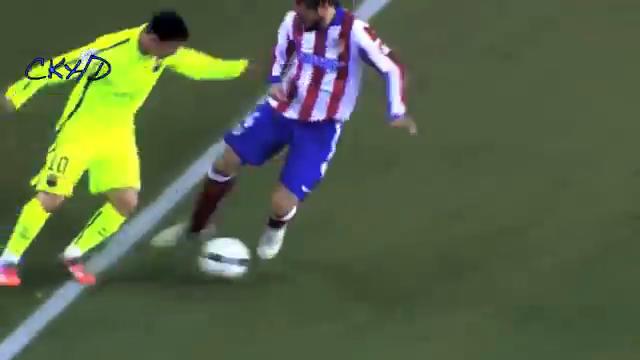
#> input picture frame 76 of umic training/opencv_training/opencv-object-tracking/messi1.mp4, 640 x 360 px, given in place of messi.mp4, which was not available
$ python 4.4.py   (Python 2 division)   (older library calls are emulated)
#> lines starting #> are read from the running program, lines starting #| are printed output that depends on the picture; after the words box and inside, x2 and y2 are one past the last pixel; in counts of white or black regions, pixels touching at a corner belong together; pictures that were not available may be replaced by others from this repository, and a replacement may not be noted
import cv2
import os
import numpy as np

#Reading the video
vidcap = cv2.VideoCapture('/home/panyam/Desktop/opencv-object-tracking/messi.mp4')
success,image = vidcap.read()
#> image is the input picture: shape (360, 640, 3); mean B, G, R 71.3, 101.2, 88.6
count = 0
success = True
idx = 0

#Read the video frame by frame
while success:
	#converting into hsv image
	hsv = cv2.cvtColor(image,cv2.COLOR_BGR2HSV)
#> hsv: shape (360, 640, 3); mean H, S, V 54.1, 93.2, 108.1
	#green range
	lower_green = np.array([40,40, 40])
	upper_green = np.array([70, 255, 255])
	#blue range
	lower_blue = np.array([110,50,50])
	upper_blue = np.array([130,255,255])

	#Red range
	lower_red = np.array([0,31,255])
	upper_red = np.array([176,255,255])

	#white range
	lower_white = np.array([0,0,0])
	upper_white = np.array([0,0,255])

    #Define a mask ranging from lower to uppper
	mask = cv2.inRange(hsv, lower_green, upper_green)
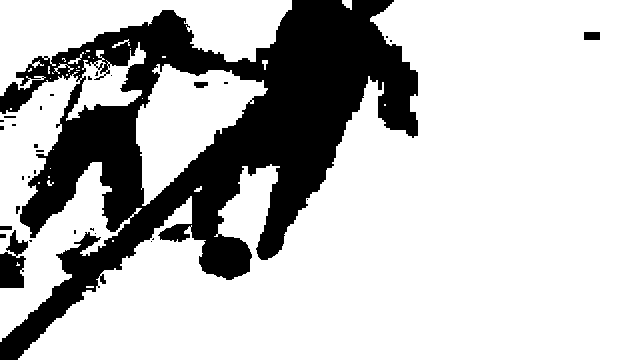
#> mask: shape (360, 640); 75.7% white; 31 black regions (23 under 20 px), largest, box (x1, y1, x2, y2) and area: (0, 0, 418, 360) 54445, (0, 230, 28, 288) 1027, (584, 32, 600, 40) 128
    #Do masking
	res = cv2.bitwise_and(image, image, mask=mask)
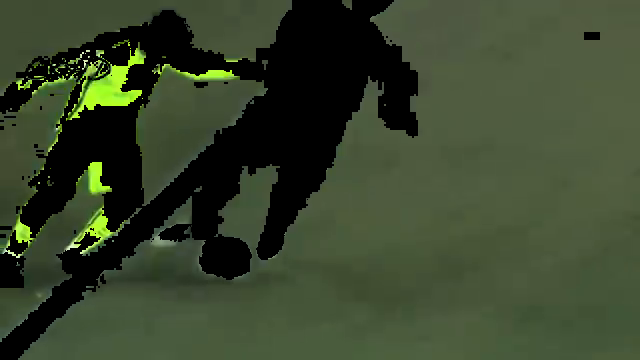
#> res: shape (360, 640, 3); mean B, G, R 44.2, 68.1, 56.6
	#convert to hsv to gray
	res_bgr = cv2.cvtColor(res,cv2.COLOR_HSV2BGR)
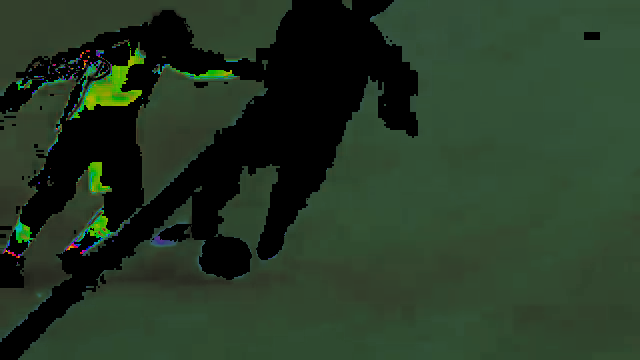
#> res_bgr: shape (360, 640, 3); mean B, G, R 36.9, 56.2, 37.9
	res_gray = cv2.cvtColor(res,cv2.COLOR_BGR2GRAY)
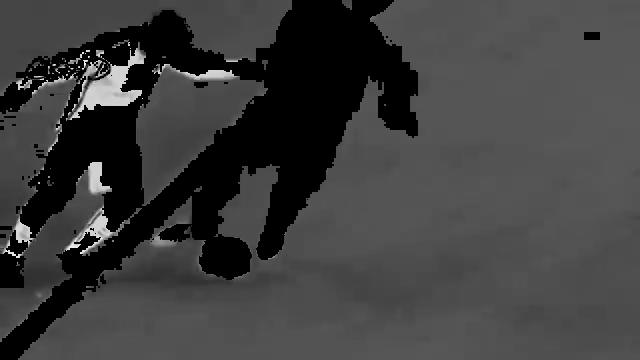
#> res_gray: shape (360, 640); min 0, max 246, mean 61.9

    #Defining a kernel to do morphological operation in threshold image to
    #get better output.
	kernel = np.ones((13,13),np.uint8)
	thresh = cv2.threshold(res_gray,127,255,cv2.THRESH_BINARY_INV | cv2.THRESH_OTSU)[1]
#> thresh: shape (360, 640); 24.3% white; 31 white regions (23 under 20 px), largest, box (x1, y1, x2, y2) and area: (0, 0, 418, 360) 54538, (0, 230, 28, 288) 1027, (584, 32, 600, 40) 128
	thresh = cv2.morphologyEx(thresh, cv2.MORPH_CLOSE, kernel)
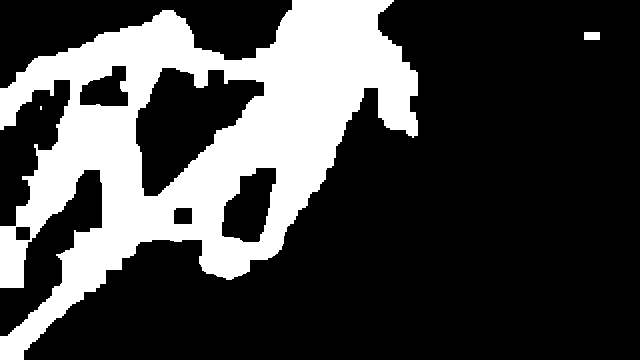
#> thresh: shape (360, 640); 26.7% white; 3 white regions (1 under 20 px)


    #find contours in threshold image
	im2,contours,hierarchy = cv2.findContours(thresh,cv2.RETR_TREE,cv2.CHAIN_APPROX_SIMPLE)
#> contours = 8 contours, 1 with area under 20; largest, box (x1, y1, x2, y2) and area: (0, 0, 418, 360) 73501, (135, 67, 265, 197) 9062, (221, 167, 277, 243) 2778, (79, 65, 129, 107) 1396, (173, 207, 193, 225) 316, (15, 226, 31, 241) 208, (584, 32, 600, 40) 105


	prev = 0
	font = cv2.FONT_HERSHEY_SIMPLEX

	for c in contours:
		x,y,w,h = cv2.boundingRect(c)

		#Detect players
		if(h>=(1.5)*w):
			if(w>15 and h>= 15):
				idx = idx+1
				player_img = image[y:y+h,x:x+w]
				player_hsv = cv2.cvtColor(player_img,cv2.COLOR_BGR2HSV)
				#If player has blue jersy
				mask1 = cv2.inRange(player_hsv, lower_blue, upper_blue)
				res1 = cv2.bitwise_and(player_img, player_img, mask=mask1)
				res1 = cv2.cvtColor(res1,cv2.COLOR_HSV2BGR)
				res1 = cv2.cvtColor(res1,cv2.COLOR_BGR2GRAY)
				nzCount = cv2.countNonZero(res1)
				#If player has red jersy
				mask2 = cv2.inRange(player_hsv, lower_red, upper_red)
				res2 = cv2.bitwise_and(player_img, player_img, mask=mask2)
				res2 = cv2.cvtColor(res2,cv2.COLOR_HSV2BGR)
				res2 = cv2.cvtColor(res2,cv2.COLOR_BGR2GRAY)
				nzCountred = cv2.countNonZero(res2)

				if(nzCount >= 20):
					#Mark blue jersy players as france
					cv2.putText(image, 'France', (x-2, y-2), font, 0.8, (255,0,0), 2, cv2.LINE_AA)
					cv2.rectangle(image,(x,y),(x+w,y+h),(255,0,0),3)
				else:
					pass
				if(nzCountred>=20):
					#Mark red jersy players as belgium
					cv2.putText(image, 'Belgium', (x-2, y-2), font, 0.8, (0,0,255), 2, cv2.LINE_AA)
					cv2.rectangle(image,(x,y),(x+w,y+h),(0,0,255),3)
				else:
					pass
		if((h>=1 and w>=1) and (h<=30 and w<=30)):
			player_img = image[y:y+h,x:x+w]

			player_hsv = cv2.cvtColor(player_img,cv2.COLOR_BGR2HSV)
			#white ball  detection
			mask1 = cv2.inRange(player_hsv, lower_white, upper_white)
			res1 = cv2.bitwise_and(player_img, player_img, mask=mask1)
			res1 = cv2.cvtColor(res1,cv2.COLOR_HSV2BGR)
			res1 = cv2.cvtColor(res1,cv2.COLOR_BGR2GRAY)
			nzCount = cv2.countNonZero(res1)


			if(nzCount >= 3):
				# detect football
				cv2.putText(image, 'football', (x-2, y-2), font, 0.8, (0,255,0), 2, cv2.LINE_AA)
				cv2.rectangle(image,(x,y),(x+w,y+h),(0,255,0),3)
#> this loop made 8 passes
#> (c, x, y, w, h, res1) on pass 1: ([[40, 106], [40, 109], [41, 109], [41, 106]], 40, 106, 2, 4, [[0, 0], [0, 0], [0, 0], [0, 0]])
#> (c, x, y, w, h) on pass 2: ([[584, 32], [584, 39], [599, 39], [599, 32]], 584, 32, 16, 8)
#> after the loop, idx = 0


	cv2.imwrite("./Cropped/frame%d.jpg" % count, res)
	print 'Read a new frame: ', success     # save frame as JPEG file
	count += 1
	cv2.imshow('Match Detection',image)
	if cv2.waitKey(1) & 0xFF == ord('q'):
#> (key q is pressed here)
		break
	success,image = vidcap.read()

vidcap.release()
cv2.destroyAllWindows()

$ run again, starting later in the video
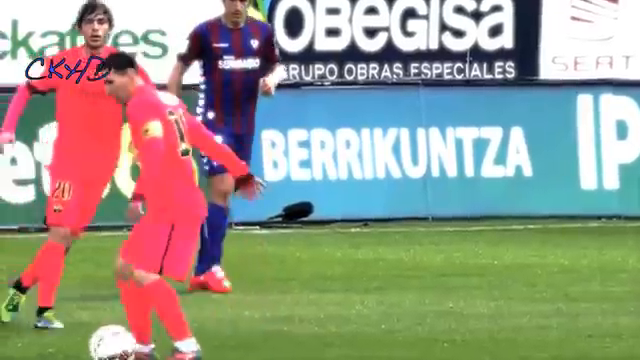
#> input picture frame 345 of umic training/opencv_training/opencv-object-tracking/messi1.mp4, 640 x 360 px, given in place of messi.mp4, which was not available
#> image is the input picture: shape (360, 640, 3); mean B, G, R 138.7, 153.5, 152.9
#> hsv: shape (360, 640, 3); mean H, S, V 82.2, 104.2, 185.6
#> `mask = cv2.inRange(hsv, lower_green, upper_green)`:
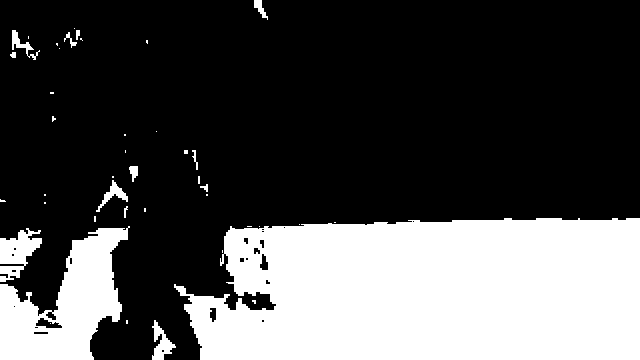
#> mask: shape (360, 640); 30.5% white; 42 white regions (28 under 20 px), largest, box (x1, y1, x2, y2) and area: (174, 218, 640, 360) 58275, (0, 226, 130, 360) 9305, (0, 228, 42, 282) 1244
#> `thresh = cv2.morphologyEx(thresh, cv2.MORPH_CLOSE, kernel)`:
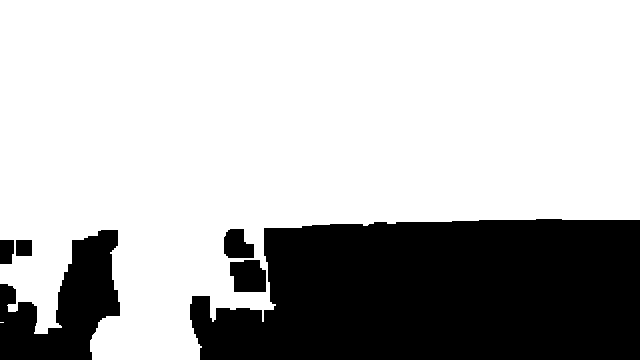
#> thresh: shape (360, 640); 71.3% white; 6 black regions
#> contours = 5 contours, 1 with area under 20; largest, box (x1, y1, x2, y2) and area: (0, 0, 640, 360) 165085, (229, 259, 267, 293) 1069, (223, 228, 255, 259) 743, (15, 239, 33, 257) 287
#> the loop `for c in contours:` made 5 passes
#> (c, x, y, w, h, player_img, player_hsv, res1) on pass 1: ([[0, 322], [3, 322]], 0, 322, 4, 1, [[33, 89, 62], [27, 83, 56], [15, 71, 44], [15, 71, 44]], [[44, 160, 89], [44, 172, 83], [44, 201, 71], [44, 201, 71]], [[0, 0, 0, 0]])
#> after the loop `for c in contours:`: idx = 0

$ run again, starting later in the video
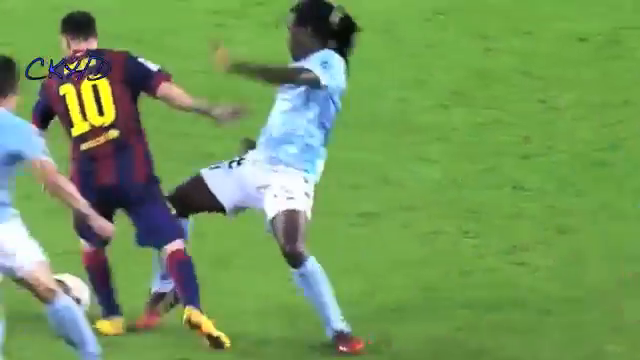
#> input picture frame 614 of umic training/opencv_training/opencv-object-tracking/messi1.mp4, 640 x 360 px, given in place of messi.mp4, which was not available
#> image is the input picture: shape (360, 640, 3); mean B, G, R 87.9, 152.3, 114
#> hsv: shape (360, 640, 3); mean H, S, V 59.1, 127.2, 158.8
#> `mask = cv2.inRange(hsv, lower_green, upper_green)`:
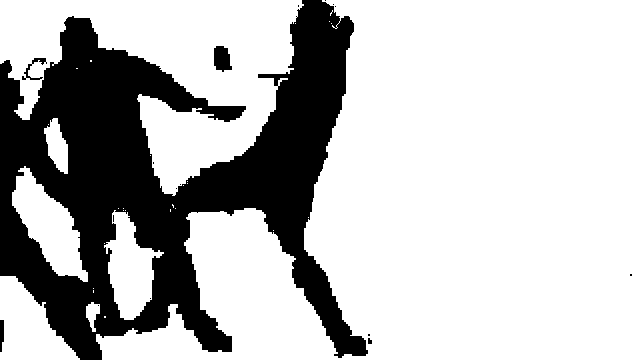
#> mask: shape (360, 640); 73.6% white; 17 black regions (12 under 20 px), largest, box (x1, y1, x2, y2) and area: (0, 0, 368, 360) 60261, (214, 46, 232, 72) 360, (22, 58, 47, 80) 143, (0, 320, 4, 352) 108, (368, 338, 372, 344) 20
#> contours = 8 contours, 1 with area under 20; largest, box (x1, y1, x2, y2) and area: (0, 0, 372, 360) 70828, (11, 175, 83, 277) 3996, (109, 217, 153, 319) 3268, (45, 127, 69, 165) 682, (19, 79, 39, 103) 410, (214, 46, 232, 72) 320, (0, 320, 4, 352) 74
#> the loop `for c in contours:` made 8 passes
#> (x, y, w, h, idx, nzCount, nzCountred) on passes 5, 7: (109, 217, 44, 102, 1, 515, 0), (45, 127, 24, 38, 2, 0, 0)
#> after the loop `for c in contours:`:
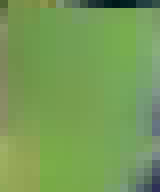
#> player_img: shape (24, 20, 3) (shown 8 times larger); mean B, G, R 86.7, 155.7, 118.2
#> after the loop `for c in contours:`: idx = 2
